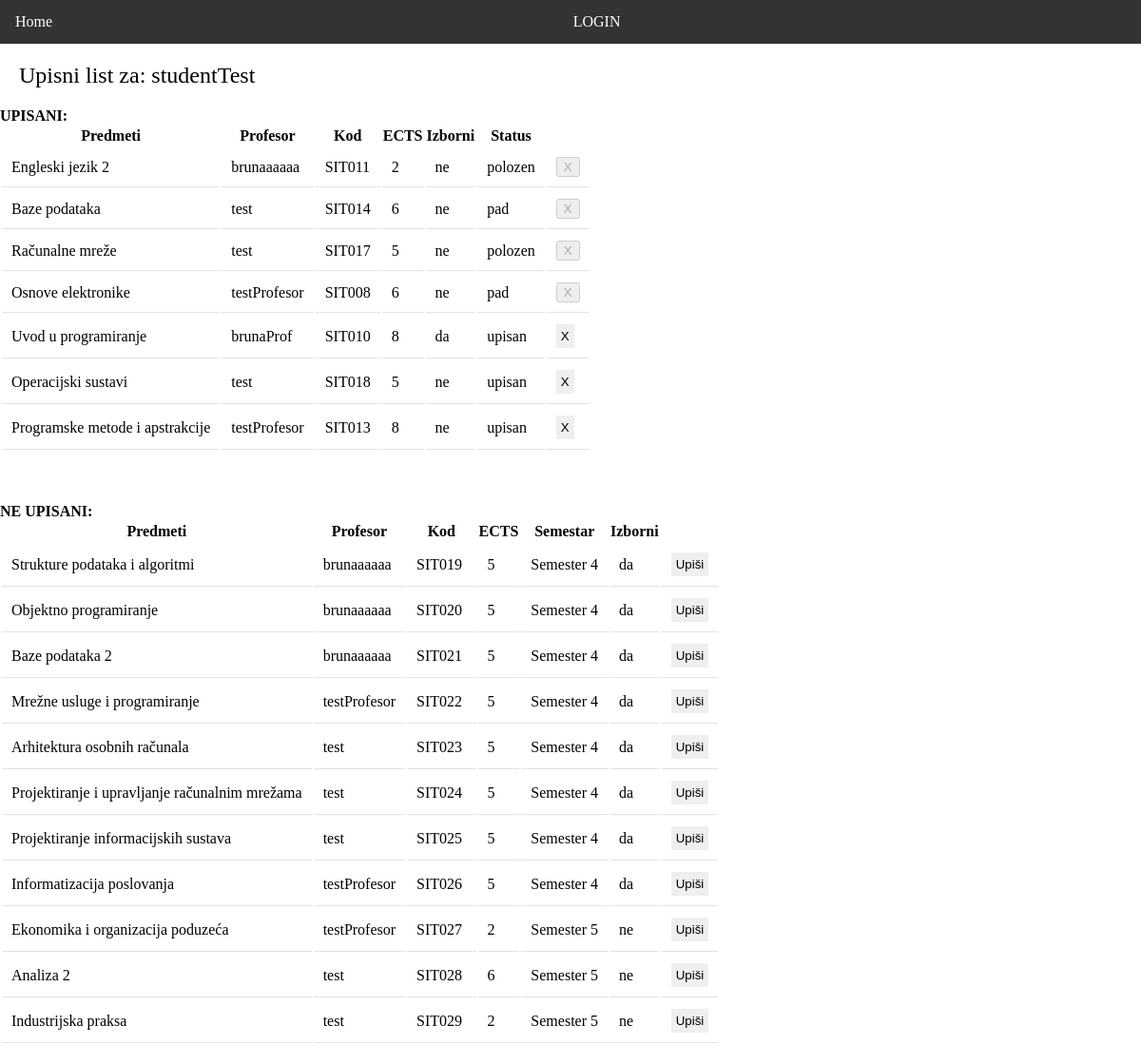
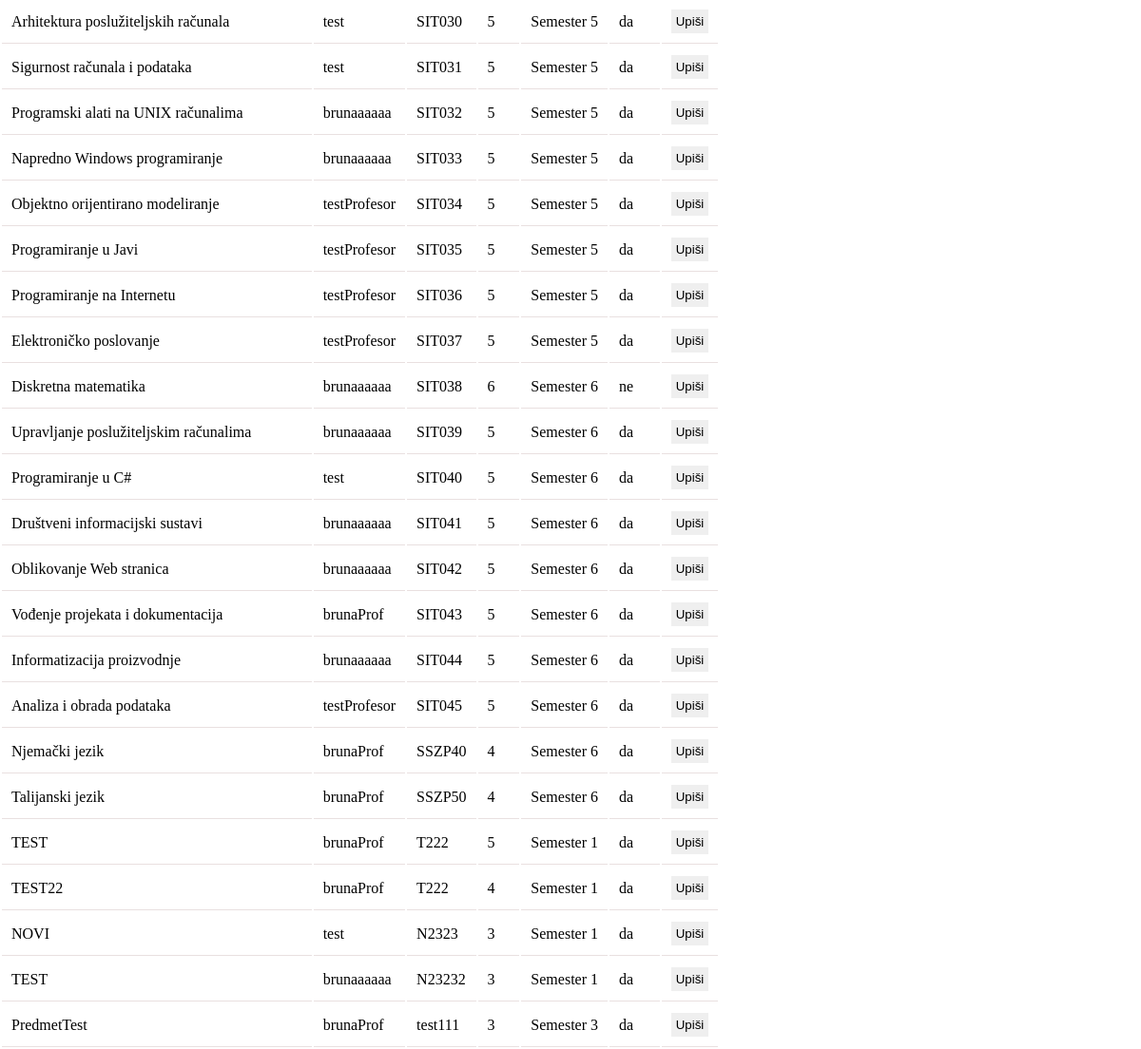
Page /enrollment_list/21/ on the committed database (2 pictures, top to bottom).
### seminar/models.py (models this page shows, shortened)
class User(AbstractUser):
    uloga = models.ForeignKey(Uloge, on_delete=models.CASCADE, null=True)
    status = models.CharField(max_length=10, choices=(('none', 'None'),('redovni', 'Redovni'), ('izvanredni', 'Izvanredni')))
    REQUIRED_FIELDS = ['email', 'first_name', 'last_name']

class Upisi(models.Model):
    student = models.ForeignKey(User, on_delete=models.CASCADE)
    predmet = models.ForeignKey(Predmeti, on_delete=models.CASCADE)
    status = models.CharField(max_length=10, choices=(('polozen', 'Položen'),('pad', 'Izgubio pravo'), ('upisan', 'Upisan')), default='upisan')

class Predmeti(models.Model):
    naziv = models.CharField(max_length=255)
    nositelj = models.ForeignKey(User, on_delete=models.CASCADE, related_name='profesor', limit_choices_to={'uloga__naziv': 'PROF'})
    kod = models.CharField(max_length=50)
    program = models.TextField()
    ects = models.IntegerField()
    sem_red = models.CharField(max_length=10)
    sem_izv = models.CharField(max_length=10)
    izborni = models.CharField(max_length=2, choices=(('da', 'Da'), ('ne', 'Ne')))

### seminar/views.py (the view)
# urls.py: path('enrollment_list/<int:id>/', views.enrollment_list, name='enrollment_list'),
def enrollment_list(request, id):
    student = User.objects.filter(pk=id).first()
    enrollments = Upisi.objects.filter(student=student).select_related('predmet')
    enrolled_subjects = Upisi.objects.filter(student=student).values('predmet')
    enrolled_subjects = Predmeti.objects.filter(pk__in=enrolled_subjects)
    all_subjects = Predmeti.objects.exclude(pk__in=enrolled_subjects)
    if request.method == 'POST':
        subject_id = request.POST.get('subject_id')
        print(subject_id)
        subject = get_object_or_404(Predmeti, pk=subject_id)
        Upisi.objects.create(student=student, predmet=subject)
        return redirect('enrollment_list', id=id)
    return render(request, 'upisni_list.html', {'student': student, 'enrollments': enrollments, 'enrolled_subjects': enrolled_subjects, 'all_subjects': all_subjects})

### seminar/templates/upisni_list.html (shortened to what this page needs)
{% extends 'base.html' %}
{% block content %}
<div class="title">
  Upisni list za: {{ student.username }}
</div>
<h4>UPISANI:</h4>
<table>
    <tr>
      <th>Predmeti</th>
      <th>Profesor</th>
      <th>Kod</th>
      <th>ECTS</th>
      <th>Izborni</th>
      <th>Status</th>
      <th></th>
    </tr>
    {% for enrollment in enrollments %}
    <tr>
      <td>{{ enrollment.predmet.naziv }}</td>
      <td>{{ enrollment.predmet.nositelj.username }}</td>
      <td>{{ enrollment.predmet.kod }}</td>
      <td>{{ enrollment.predmet.ects }}</td>
      <td>{{ enrollment.predmet.izborni }}</td>
      <td>{{ enrollment.status }}</td>
      <td>
        {% if enrollment.status == 'upisan' %}
        <form method="POST" action="{% url 'unenroll_subject' enrollment.predmet.id student.id %}">
            <button type="submit" class="btn">X</button>
          </form>
        {% else %}
          <button disabled>X</button>
        {% endif %}
      </td>
    </tr>
    {% endfor %}
</table>
<br><br><br>
<h4>NE UPISANI:</h4>
<table>
  <thead>
    <tr>
      <th>Predmeti</th>
      <th>Profesor</th>
      <th>Kod</th>
      <th>ECTS</th>
      {% if student.status == "redovni" %}
        <th>Semestar</th>
      {% else %}
        <th>Semestar</th>
      {% endif %}
      <th>Izborni</th>
    </tr>
  </thead>
  <tbody>
    {% for subject in all_subjects %}
    <tr>
      <td>{{ subject.naziv }}</td>
      <td>{{ subject.nositelj.username }}</td>
      <td>{{ subject.kod }}</td>
      <td>{{ subject.ects }}</td>
      {% if student.status == "redovni" %}
          <td>Semester {{ subject.sem_red }}</td>
      {% else %}
        <td>Semester {{ subject.sem_izv }}</td>
      {% endif %}
      <td>{{ subject.izborni }}</td>
      <td>
        <form method="POST" action="{% url 'enrollment_list' student.id %}">
          <button type="submit" class="btn">Upiši</button>
        </form>
      </td>
    </tr>
    {% endfor %}
  </tbody>
</table>
{% endblock %}

### static/css/style.css (style rules this page uses)
*, body { margin: 0; }
.btn { padding: 5px; border: none; }
td { border-bottom: 1px solid #e9e0e0; padding: 10px; }
.title { font-size: 1.5rem; padding: 20px; }

### rows in the picture
User: username "studentTest"
Upisi: predmet.naziv "Engleski jezik 2", predmet.nositelj.username "brunaaaaaa", predmet.kod "SIT011", predmet.ects "2", predmet.izborni "ne", status "polozen", shows "X"
Upisi: predmet.naziv "Baze podataka", predmet.nositelj.username "test", predmet.kod "SIT014", predmet.ects "6", predmet.izborni "ne", status "pad", shows "X"
Upisi: predmet.naziv "Računalne mreže", predmet.nositelj.username "test", predmet.kod "SIT017", predmet.ects "5", predmet.izborni "ne", status "polozen", shows "X"
Upisi: predmet.naziv "Osnove elektronike", predmet.nositelj.username "testProfesor", predmet.kod "SIT008", predmet.ects "6", predmet.izborni "ne", status "pad", shows "X"
Upisi: predmet.naziv "Uvod u programiranje", predmet.nositelj.username "brunaProf", predmet.kod "SIT010", predmet.ects "8", predmet.izborni "da", status "upisan", shows "X"
Upisi: predmet.naziv "Operacijski sustavi", predmet.nositelj.username "test", predmet.kod "SIT018", predmet.ects "5", predmet.izborni "ne", status "upisan", shows "X"
Upisi: predmet.naziv "Programske metode i apstrakcije", predmet.nositelj.username "testProfesor", predmet.kod "SIT013", predmet.ects "8", predmet.izborni "ne", status "upisan", shows "X"
Predmeti: naziv "Strukture podataka i algoritmi", nositelj.username "brunaaaaaa", kod "SIT019", ects "5", sem_red "4", izborni "da"
Predmeti: naziv "Objektno programiranje", nositelj.username "brunaaaaaa", kod "SIT020", ects "5", sem_red "4", izborni "da"
Predmeti: naziv "Baze podataka 2", nositelj.username "brunaaaaaa", kod "SIT021", ects "5", sem_red "4", izborni "da"
Predmeti: naziv "Mrežne usluge i programiranje", nositelj.username "testProfesor", kod "SIT022", ects "5", sem_red "4", izborni "da"
Predmeti: naziv "Arhitektura osobnih računala", nositelj.username "test", kod "SIT023", ects "5", sem_red "4", izborni "da"
Predmeti: naziv "Projektiranje i upravljanje računalnim mrežama", nositelj.username "test", kod "SIT024", ects "5", sem_red "4", izborni "da"
Predmeti: naziv "Projektiranje informacijskih sustava", nositelj.username "test", kod "SIT025", ects "5", sem_red "4", izborni "da"
Predmeti: naziv "Informatizacija poslovanja", nositelj.username "testProfesor", kod "SIT026", ects "5", sem_red "4", izborni "da"
Predmeti: naziv "Ekonomika i organizacija poduzeća", nositelj.username "testProfesor", kod "SIT027", ects "2", sem_red "5", izborni "ne"
Predmeti: naziv "Analiza 2", nositelj.username "test", kod "SIT028", ects "6", sem_red "5", izborni "ne"
Predmeti: naziv "Industrijska praksa", nositelj.username "test", kod "SIT029", ects "2", sem_red "5", izborni "ne"
Predmeti: naziv "Arhitektura poslužiteljskih računala", nositelj.username "test", kod "SIT030", ects "5", sem_red "5", izborni "da"
Predmeti: naziv "Sigurnost računala i podataka", nositelj.username "test", kod "SIT031", ects "5", sem_red "5", izborni "da"
Predmeti: naziv "Programski alati na UNIX računalima", nositelj.username "brunaaaaaa", kod "SIT032", ects "5", sem_red "5", izborni "da"
Predmeti: naziv "Napredno Windows programiranje", nositelj.username "brunaaaaaa", kod "SIT033", ects "5", sem_red "5", izborni "da"
Predmeti: naziv "Objektno orijentirano modeliranje", nositelj.username "testProfesor", kod "SIT034", ects "5", sem_red "5", izborni "da"
Predmeti: naziv "Programiranje u Javi", nositelj.username "testProfesor", kod "SIT035", ects "5", sem_red "5", izborni "da"
Predmeti: naziv "Programiranje na Internetu", nositelj.username "testProfesor", kod "SIT036", ects "5", sem_red "5", izborni "da"
Predmeti: naziv "Elektroničko poslovanje", nositelj.username "testProfesor", kod "SIT037", ects "5", sem_red "5", izborni "da"
Predmeti: naziv "Diskretna matematika", nositelj.username "brunaaaaaa", kod "SIT038", ects "6", sem_red "6", izborni "ne"
Predmeti: naziv "Upravljanje poslužiteljskim računalima", nositelj.username "brunaaaaaa", kod "SIT039", ects "5", sem_red "6", izborni "da"
Predmeti: naziv "Programiranje u C#", nositelj.username "test", kod "SIT040", ects "5", sem_red "6", izborni "da"
Predmeti: naziv "Društveni informacijski sustavi", nositelj.username "brunaaaaaa", kod "SIT041", ects "5", sem_red "6", izborni "da"
Predmeti: naziv "Oblikovanje Web stranica", nositelj.username "brunaaaaaa", kod "SIT042", ects "5", sem_red "6", izborni "da"
Predmeti: naziv "Vođenje projekata i dokumentacija", nositelj.username "brunaProf", kod "SIT043", ects "5", sem_red "6", izborni "da"
Predmeti: naziv "Informatizacija proizvodnje", nositelj.username "brunaaaaaa", kod "SIT044", ects "5", sem_red "6", izborni "da"
Predmeti: naziv "Analiza i obrada podataka", nositelj.username "testProfesor", kod "SIT045", ects "5", sem_red "6", izborni "da"
Predmeti: naziv "Njemački jezik", nositelj.username "brunaProf", kod "SSZP40", ects "4", sem_red "6", izborni "da"
Predmeti: naziv "Talijanski jezik", nositelj.username "brunaProf", kod "SSZP50", ects "4", sem_red "6", izborni "da"
Predmeti: naziv "TEST", nositelj.username "brunaProf", kod "T222", ects "5", sem_red "1", izborni "da"
Predmeti: naziv "TEST22", nositelj.username "brunaProf", kod "T222", ects "4", sem_red "1", izborni "da"
Predmeti: naziv "NOVI", nositelj.username "test", kod "N2323", ects "3", sem_red "1", izborni "da"
Predmeti: naziv "TEST", nositelj.username "brunaaaaaa", kod "N23232", ects "3", sem_red "1", izborni "da"
Predmeti: naziv "PredmetTest", nositelj.username "brunaProf", kod "test111", ects "3", sem_red "3", izborni "da"
